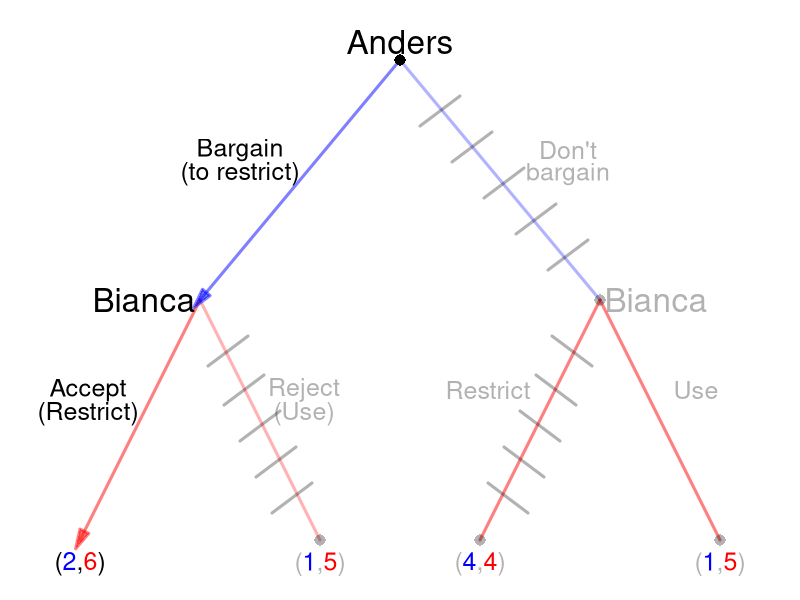

This figure's R source:
require(shape)
pdf(file = "what_can_markets_do/sequential_coase_unrestricted_solved.pdf", width = 9, height = 7)

#Set parameters for graphics
axislabelsize <- 1.5
labelsize <- 2
actionlabelsize <- 1.5
graphlinewidth <- 3
segmentlinewidth <- 2
nodesize <- 1.5
fadelevel <- 0.3

COL <- c("#7fc97f", "#beaed4", "#fdc086", "#ffff99", "#386cb0", "#f0027f", "#bf5b17", "#666666")
COLA <- c("#99d8c9","#66c2a4","#41ae76", "#238b45", "#005824")
COLB <- c("#4eb3d3", "#2b8cbe", "#0868ac","#084081")

par(mar =  c(0, 0, 0, 0))

xlims <- c(0, 10)
ylims <- c(0, 10)

npts <- 501 
x <- seq(xlims[1], xlims[2], length.out = npts)
y <- seq(ylims[1], ylims[2], length.out = npts) 

plot(0, 0, xlim = xlims, ylim = ylims, type = "n",
     xlab = expression(paste("")),
     ylab = expression(paste("")), 
     xaxt = "n", 
     yaxt = "n", 
     cex.lab = axislabelsize, 
     bty = "n",
     xaxs="i", 
     yaxs="i")

ticksy <- seq(from = 0, to = ylims[2], by = 2)
ylabels <- seq(from = 0, to = ylims[2], by = 2)
ticksx <- seq(from = 0, to = xlims[2], by = 2)
xlabels <- seq(from = 0, to = xlims[2], by = 2)

#segments(5, 9, 2.5, 5, lty = 1, col = rgb(0, 0, 1, 0.5), lwd = graphlinewidth)
#Plant late
segments(5, 9, 7.5, 5, lty = 1, col = rgb(0, 0, 1, fadelevel), lwd = graphlinewidth)

#Branches for Bianca
#From Anders planting early
#Bianca plants early
Arrows(2.5, 5, 1, 1, col = rgb(1, 0, 0, 0.5), lty = 1, lwd = 3, arr.type = "triangle")
#segments(2.5, 5, 1, 1, lty = 1, col = rgb(1, 0, 0, 0.5), lwd = graphlinewidth)
#Bianca plants late
segments(2.5, 5, 4, 1, lty = 1, col = rgb(1, 0, 0, fadelevel), lwd = graphlinewidth)

#Branches for Anders
#Plant early
Arrows(5, 9, 2.5, 5, col = rgb(0, 0, 1, 0.5), lty = 1, lwd = 3, arr.type = "triangle")


#From Anders plants late
#Bianca plants early
segments(7.5, 5, 6, 1, lty = 1, col = rgb(1, 0, 0, 0.5), lwd = graphlinewidth)


#Bianca plants late
segments(7.5, 5, 9, 1, lty = 1, col = rgb(1, 0, 0, 0.5), lwd = graphlinewidth)

#Initial node
points(5, 9, pch = 16, col = "black", cex = nodesize)

#P1 Nodes
#points(2.5, 5, pch = 16, col = "black", cex = nodesize)
points(7.5, 5, pch = 16, col = rgb(0,0,0,fadelevel), cex = nodesize)

#P2 Terminal Nodes
#points(1, 1, pch = 16, col = "black", cex = nodesize)
points(4, 1, pch = 16, col = rgb(0,0,0,fadelevel), cex = nodesize)
points(6, 1, pch = 16, col = rgb(0,0,0,fadelevel), cex = nodesize)
points(9, 1, pch = 16, col = rgb(0,0,0,fadelevel), cex = nodesize)

text(5, 9.3, expression(paste("Anders")), cex = labelsize)
text(3, 7.5, expression(paste("Bargain")), cex = actionlabelsize)
text(3, 7.1, expression(paste("(to restrict)")), cex = actionlabelsize)
text(7.1, 7.5, expression(paste("Don't")), cex = actionlabelsize, col = rgb(0, 0, 0, fadelevel))
text(7.1, 7.1, expression(paste("bargain")), cex = actionlabelsize, col = rgb(0, 0, 0, fadelevel))


text(1.8, 5, expression(paste("Bianca")), cex = labelsize)
text(1.1, 3.5, expression(paste("Accept")), cex = actionlabelsize)
text(1.1, 3.1, expression(paste("(Restrict)")), cex = actionlabelsize)
#text(1.3, 3.1, expression(paste("early")), cex = actionlabelsize)
text(3.8, 3.5, expression(paste("Reject")), cex = actionlabelsize, col = rgb(0,0,0,fadelevel))
text(3.8, 3.1, expression(paste("(Use)")), cex = actionlabelsize, col = rgb(0,0,0,fadelevel))
#text(3.8, 3.1, expression(paste("late")), cex = actionlabelsize, col = rgb(0,0,0,fadelevel))


text(8.2, 5, expression(paste("Bianca")), cex = labelsize, col = rgb(0,0,0,fadelevel))
text(6.1, 3.5, expression(paste("Restrict")), cex = actionlabelsize, col = rgb(0,0,0,fadelevel))
#text(6.1, 3.1, expression(paste("early")), cex = actionlabelsize, col = rgb(0,0,0,fadelevel))
text(8.7, 3.5, expression(paste("Use")), cex = actionlabelsize, col = rgb(0,0,0,fadelevel))
#text(9.1, 3.1, expression(paste("unrestricted")), cex = actionlabelsize, col = rgb(0,0,0,fadelevel))

#Payoffs 
text(1, .6, expression("(" * phantom("2") * "," * phantom("6") * ")"), cex = actionlabelsize)
text(1, .6, expression(phantom("(") * "2" * phantom(",") * phantom("6") * phantom(")")), col = rgb(0, 0, 1, 1),  cex = actionlabelsize)
text(1, .6, expression(phantom("(") * phantom("2") * phantom(",") * "6" * phantom(")")), col = rgb(1, 0, 0, 1), cex = actionlabelsize)

text(4, .6, expression("(" * phantom("1") * "," * phantom("5") * ")"), col = rgb(0, 0, 0, fadelevel), cex = actionlabelsize)
text(4, .6, expression(phantom("(") * "1" * phantom(",") * phantom("5") * phantom(")")), col = rgb(0, 0, 1, 1 ,fadelevel),  cex = actionlabelsize)
text(4, .6, expression(phantom("(") * phantom("1") * phantom(",") * "5" * phantom(")")), col = rgb(1, 0, 0, 1 ,fadelevel), cex = actionlabelsize)

text(6, .6, expression("(" * phantom("4") * "," * phantom("4") * ")"), col = rgb(0, 0, 0, fadelevel), cex = actionlabelsize)
text(6, .6, expression(phantom("(") * "4" * phantom(",") * phantom("4") * phantom(")")), col = rgb(0, 0, 1, 1 ,fadelevel),  cex = actionlabelsize)
text(6, .6, expression(phantom("(") * phantom("4") * phantom(",") * "4" * phantom(")")), col = rgb(1, 0, 0, 1 ,fadelevel), cex = actionlabelsize)

text(9, .6, expression("(" * phantom("1") * "," * phantom("5") * ")"), col = rgb(0, 0, 0, fadelevel), cex = actionlabelsize)
text(9, .6, expression(phantom("(") * "1" * phantom(",") * phantom("5") * phantom(")")), col = rgb(0, 0, 1, 1 ,fadelevel),  cex = actionlabelsize)
text(9, .6, expression(phantom("(") * phantom("1") * phantom(",") * "5" * phantom(")")), col = rgb(1, 0, 0, 1 ,fadelevel), cex = actionlabelsize)

#Cutting branch plant late when A plants early
segments(2.6, 3.9, 3.1, 4.4, lty = 1, col = rgb(0,0,0,fadelevel), lwd = graphlinewidth)
segments(2.8, 3.25, 3.3, 3.75, lty = 1, col = rgb(0,0,0,fadelevel), lwd = graphlinewidth)
segments(3, 2.65, 3.5, 3.15, lty = 1, col = rgb(0,0,0,fadelevel), lwd = graphlinewidth)
segments(3.2, 2.05, 3.7, 2.55, lty = 1, col = rgb(0,0,0,fadelevel), lwd = graphlinewidth)
segments(3.4, 1.45, 3.9, 1.95, lty = 1, col = rgb(0,0,0,fadelevel), lwd = graphlinewidth)


#Cutting branch plant late when A plants
segments(7.4, 3.9, 6.9, 4.4, lty = 1, col = rgb(0,0,0,fadelevel), lwd = graphlinewidth)
segments(7.2, 3.25, 6.7, 3.75, lty = 1, col = rgb(0,0,0,fadelevel), lwd = graphlinewidth)
segments(7, 2.65, 6.5, 3.15, lty = 1, col = rgb(0,0,0,fadelevel), lwd = graphlinewidth)
segments(6.8, 2.05, 6.3, 2.55, lty = 1, col = rgb(0,0,0,fadelevel), lwd = graphlinewidth)
segments(6.6, 1.45, 6.1, 1.95, lty = 1, col = rgb(0,0,0,fadelevel), lwd = graphlinewidth)

#Cutting branch plant late for A given B's actions
segments(5.25, 7.9, 5.75, 8.4, lty = 1, col = rgb(0,0,0,fadelevel), lwd = graphlinewidth)
segments(5.65, 7.3, 6.15, 7.8, lty = 1, col = rgb(0,0,0,fadelevel), lwd = graphlinewidth)
segments(6.05, 6.7, 6.55, 7.2, lty = 1, col = rgb(0,0,0,fadelevel), lwd = graphlinewidth)
segments(6.45, 6.1, 6.95, 6.6, lty = 1, col = rgb(0,0,0,fadelevel), lwd = graphlinewidth)
segments(6.85, 5.5, 7.35, 6, lty = 1, col = rgb(0,0,0,fadelevel), lwd = graphlinewidth)


dev.off()
